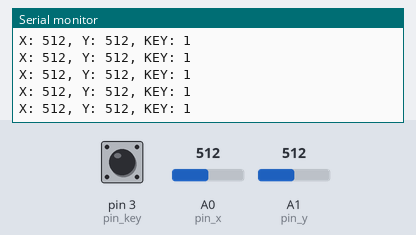
The sketch below on a simulated Arduino Uno, built with avr-gcc and run on an emulated ATmega328P. Shown: the last lines printed to the serial monitor. Inputs (shaded band) come from the test bench; at power-on: A0 (pin_x) = 512, A1 (pin_y) = 512, pin 3 (pin_key) HIGH.

Above: at 1.2 s.
1.3 s: A0 (pin_x) set to 104
At 2.3 s:
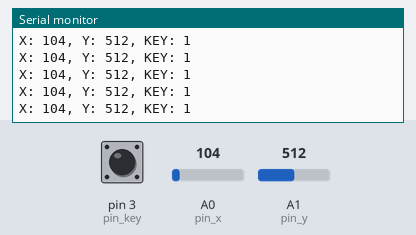
4.3 s: A0 (pin_x) set to 89
At 5.4 s:
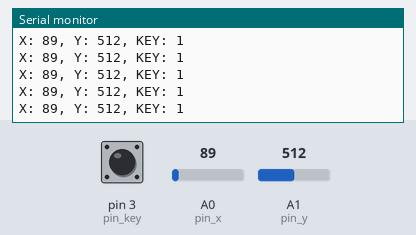
7.3 s: A1 (pin_y) set to 109
At 8.0 s:
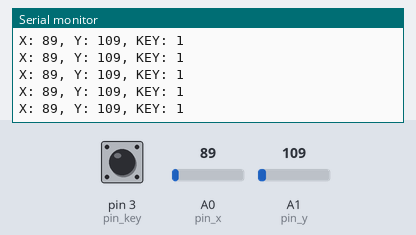
8.8 s: A1 (pin_y) set to 89
At 9.9 s:
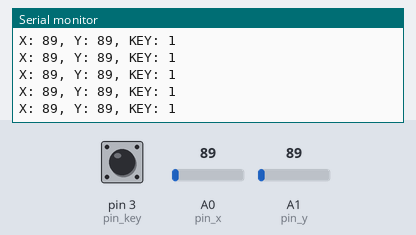
Timing chart, 0 to 11.8 s (numbered marks = the images above; inputs shaded):
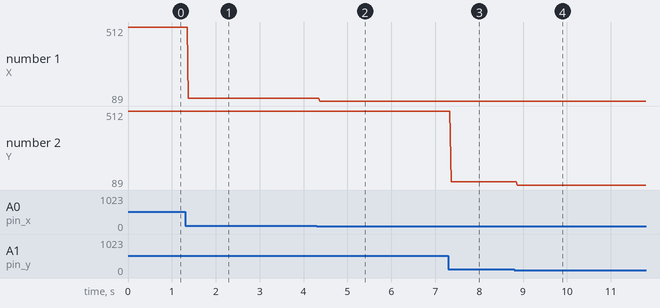

Measured:
- after the input at 1.3 s, the serial monitor: prints a new line after 0.07 s (image 1)
- after the input at 4.3 s, the serial monitor: prints a new line after 0.07 s (image 2)
- after the input at 7.3 s, the serial monitor: prints a new line after 0.06 s (image 3)
- after the input at 8.8 s, the serial monitor: prints a new line after 0.07 s (image 4)
- plotted number 1: 512 → 104 after the input at 1.3 s, 104 → 89 after the input at 4.3 s
- plotted number 2: 512 → 109 after the input at 7.3 s

The sketch:

xy-axis-joystick.ino
```cpp
#include "xy-axis-joystick.h"

int pin_x = A0;
int pin_y = A1;
int pin_key = 3;

XY_Axis_Joystick joystick(pin_x, pin_y, pin_key);

void setup() {
 Serial.begin(9600);
}

void loop() {
 Serial.print("X: ");
 Serial.print(joystick.read_x());
 Serial.print(", Y: ");
 Serial.print(joystick.read_y());
 Serial.print(", KEY: ");
 Serial.println(joystick.read_key());
 delay(1);
}
```

xy-axis-joystick.cpp
```cpp
#include "xy-axis-joystick.h"

XY_Axis_Joystick::XY_Axis_Joystick(int pin_x, int pin_y, int pin_key){
	pinMode(pin_x, INPUT);
	_pin_x = pin_x;
	pinMode(pin_y, INPUT);
	_pin_y = pin_y;
	pinMode(pin_key, INPUT_PULLUP);
	_pin_key = pin_key;
}

int XY_Axis_Joystick::read_x(){
	return analogRead(_pin_x);
}

int XY_Axis_Joystick::read_y(){
	return analogRead(_pin_y);
}

int XY_Axis_Joystick::read_key(){
	return digitalRead(_pin_key);
}
```

xy-axis-joystick.h
```cpp
#ifndef _XY_AXIS_JOYSTICK_H_
#define _XY_AXIS_JOYSTICK_H_

#include <Arduino.h>

class XY_Axis_Joystick{
    public:
        XY_Axis_Joystick(int pin_x, int pin_y, int pin_key);
        int read_x();
        int read_y();
        int read_key();
    private:
        int _pin_x;
        int _pin_y;
        int _pin_key;
};

#endif
```
